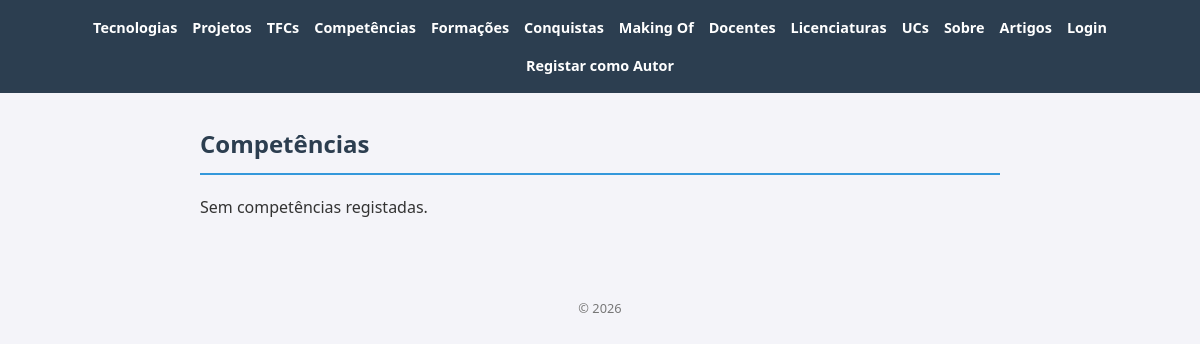
Before: /portfolio/competencias/ with the older database file.
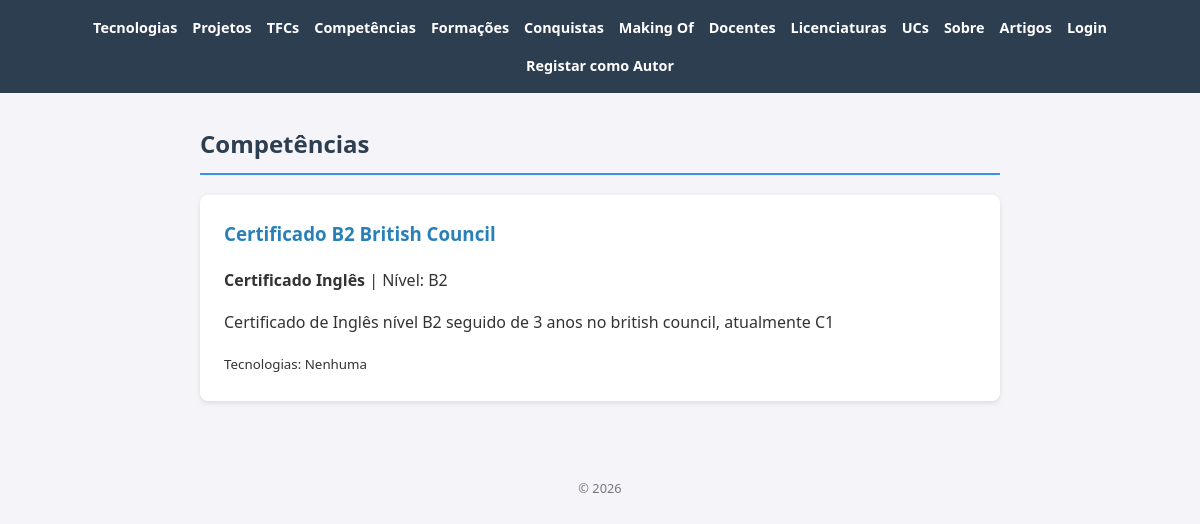
After: the same page with the newer database file.
### portfolio/models.py (models this page shows, shortened)
class Competencia(models.Model):
    nome = models.CharField(max_length=150)
    tipo = models.CharField(max_length=20)
    nivel = models.CharField(max_length=20)
    descricao = models.TextField(blank=True)
    tecnologias = models.ManyToManyField(Tecnologia, blank=True, related_name='competencias')
    projetos = models.ManyToManyField(Projeto, blank=True, related_name='competencias')

### portfolio/views.py (the view)
# urls.py: path('competencias/', views.competencias_view, name='competencias'),
def competencias_view(request):
    competencias = Competencia.objects.prefetch_related('tecnologias', 'projetos').all()
    gestor = request.user.groups.filter(name='gestor-portfolio').exists()
    return render(request, 'competencias.html', {'competencias': competencias, 'gestor': gestor})

### portfolio/templates/competencias.html (shortened to what this page needs)
{% extends "base.html" %}
{% block content %}
<h2>Competências</h2>
{% for c in competencias %}
    <article>
        <h3>{{ c.nome }}</h3>
        <p><strong>{{ c.tipo }}</strong> | Nível: {{ c.nivel }}</p>
        {% if c.descricao %}<p>{{ c.descricao }}</p>{% endif %}
        <small>Tecnologias:
            {% for t in c.tecnologias.all %}{{ t.nome }}{% if not forloop.last %}, {% endif %}{% empty %}Nenhuma{% endfor %}
        </small>
    </article>
{% empty %}
    <p>Sem competências registadas.</p>
{% endfor %}
{% endblock %}

Changed rows visible on the page:
added Competencia: nome "Certificado B2 British Council", tipo "Certificado Inglês", nivel "B2", descricao "Certificado de Inglês nível B2 seguido de 3 anos no british council, atualmente C1"
Other visible differences:
text no longer shown: "Sem competências registadas."
